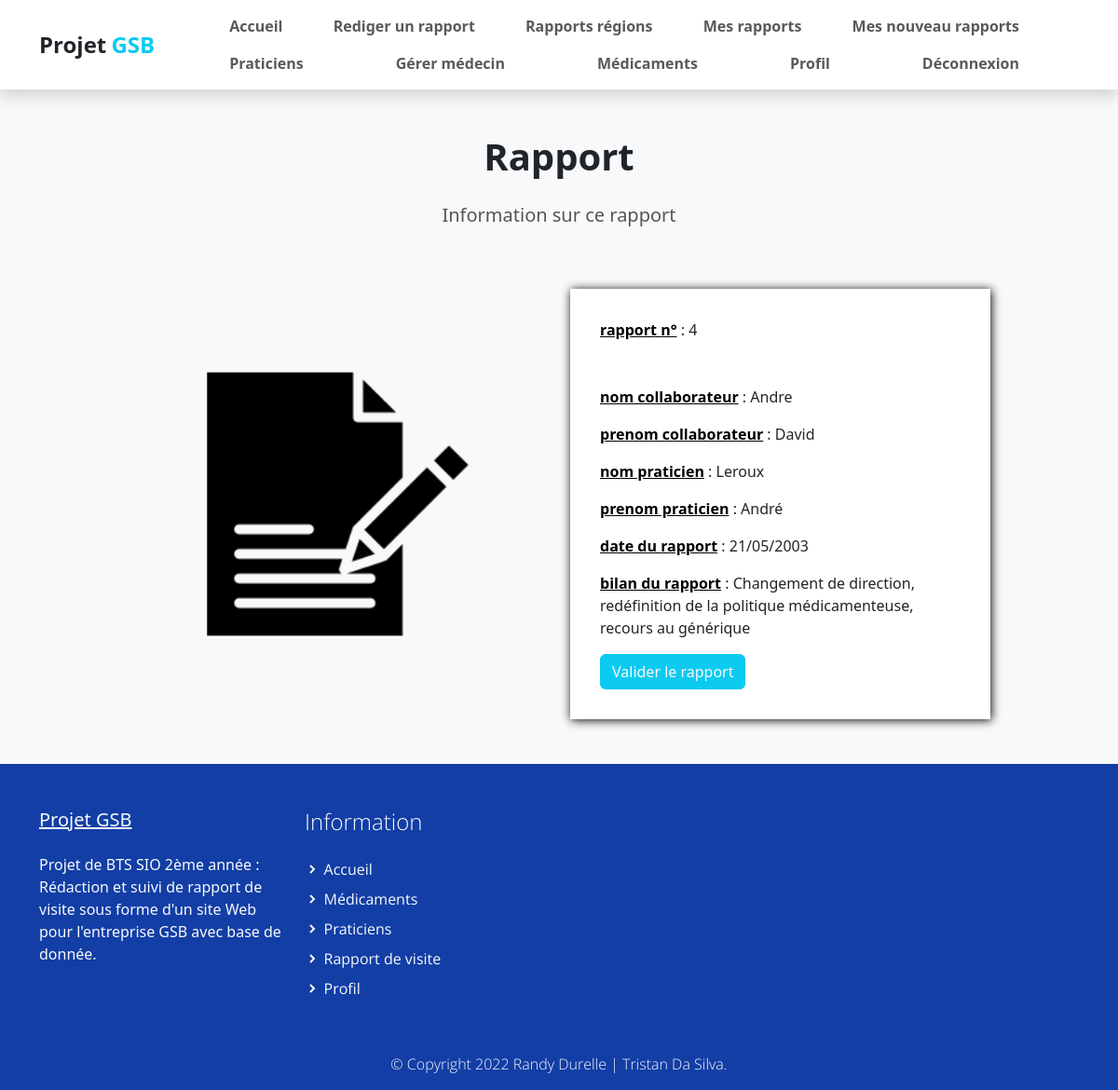
Page /index.php?uc=rapport&action=consulterNouveauxRapportsRegion&id=4 (signed in) on the committed database.
### tables this page shows
CREATE TABLE IF NOT EXISTS `rapport_visite` (
  `COL_MATRICULE` varchar(10) NOT NULL,
  `RAP_NUM` int(11) NOT NULL,
  `PRA_NUM` int(11) NOT NULL,
  `RAP_DATE` datetime DEFAULT NULL,
  `RAP_BILAN` varchar(255) DEFAULT NULL,
  `RAP_MOTIF_AUTRE` varchar(255) DEFAULT NULL,
  `DATE_VISITE` date DEFAULT NULL,
  `ID_ETAT` INT DEFAULT NULL,
  `PRA_NUM_REMPLACANT` int(11) DEFAULT NULL,
  `MOT_CODE` int(11) DEFAULT NULL,
  `MED_DEPOTLEGAL_Presente1` varchar(10) DEFAULT NULL,
  `MED_DEPOTLEGAL_Presente2` varchar(10) DEFAULT NULL,
  `MED_DEPOTLEGAL_Presente3` varchar(10) DEFAULT NULL,
  PRIMARY KEY (`COL_MATRICULE`,`RAP_NUM`),
  KEY `RAPPORT_VISITE_PRATICIEN` (`PRA_NUM`),
  KEY `RAPPORT_VISITE_ETAT` (`ID_ETAT`),
  KEY `RAPPORT_VISITE_PRATICIEN1` (`PRA_NUM_REMPLACANT`),
  KEY `RAPPORT_VISITE_MOTIF_VISITE` (`MOT_CODE`),
  KEY `MED_DEPOTLEGAL_Presente1` (`MED_DEPOTLEGAL_Presente1`),
  KEY `MED_DEPOTLEGAL_Presente2` (`MED_DEPOTLEGAL_Presente2`),
  KEY `MED_DEPOTLEGAL_Presente3` (`MED_DEPOTLEGAL_Presente3`)
);

CREATE TABLE IF NOT EXISTS `collaborateur` (
  `COL_MATRICULE` varchar(10) NOT NULL,
  `COL_NOM` varchar(25) DEFAULT NULL,
  `COL_PRENOM` varchar(50) DEFAULT NULL,
  `COL_ADRESSE` varchar(50) DEFAULT NULL,
  `COL_CP` varchar(5) DEFAULT NULL,
  `COL_VILLE` varchar(30) DEFAULT NULL,
  `COL_DATEEMBAUCHE` datetime DEFAULT NULL,
  `SEC_CODE` varchar(1) DEFAULT NULL,
  `HAB_ID` varchar(5) DEFAULT NULL,
  `REG_CODE` varchar(2) DEFAULT NULL,
  PRIMARY KEY (`COL_MATRICULE`),
  KEY `COLLABORATEUR_HABILITATION0_FK` (`HAB_ID`),
  KEY `COLLABORATEUR_SECTEUR0_FK` (`SEC_CODE`),
  KEY `COLLABORATEUR_REGION0_FK` (`REG_CODE`)
);

CREATE TABLE IF NOT EXISTS `praticien` (
  `PRA_NUM` int(11) NOT NULL,
  `PRA_NOM` varchar(25) DEFAULT NULL,
  `PRA_PRENOM` varchar(30) DEFAULT NULL,
  `PRA_ADRESSE` varchar(50) DEFAULT NULL,
  `PRA_CP` varchar(5) DEFAULT NULL,
  `PRA_VILLE` varchar(25) DEFAULT NULL,
  `PRA_COEFNOTORIETE` float DEFAULT NULL,
  `PRA_COEFCONFIANCE` float DEFAULT NULL,
  `TYP_CODE` varchar(3) DEFAULT NULL,
  PRIMARY KEY (`PRA_NUM`),
  KEY `PRATICIEN_TYPE_PRATICIEN_FK` (`TYP_CODE`)
);

### modele/rapport.modele.inc.php (called while the page is built, shortened)
<?php
    function getInfoRapport($idRapport){
        try{
            $monPdo = connexionPDO();
            $req = 'SELECT c.COL_NOM, c.COL_PRENOM, r.RAP_NUM, p.PRA_NOM, p.PRA_PRENOM, DATE(r.RAP_DATE) as RAP_DATE, r.RAP_BILAN FROM rapport_visite r INNER JOIN collaborateur c ON r.COL_MATRICULE=c.COL_MATRICULE INNER JOIN praticien p ON r.PRA_NUM=p.PRA_NUM WHERE RAP_NUM=' . $idRapport ;
            $res = $monPdo->query($req);
            $result = $res->fetch();
            return $result;
        }
        catch (PDOException $e){
            print "Erreur !: " . $e->getMessage();
            die();
        }
    }
?>

### vues/v_consultationNouveauxRapportsRegion.php (the view)
<section class="bg-light">
    <div class="container">
        <div class="structure-hero pt-lg-5 pt-4">
            <h1 class="titre text-center">Rapport</h1>
            <p class="text text-center">
                Information sur ce rapport
            </p>
        </div>
        <div class="row align-items-center justify-content-center">
            <div class="test col-12 col-sm-8 col-lg-6 col-xl-5 col-xxl-4 py-lg-5">
                <img class="img-fluid w-75" src="assets/img/rapport.png">
            </div>
            <div class="test col-12 col-sm-8 col-lg-6 col-xl-5 col-xxl-4 py-lg-5 py-3">
                <div class="formulaire">
                    <p class="mb-5"><span class="carac">rapport n°</span> : <?php echo $infoRapport['RAP_NUM'] ?></p>
                    <p><span class="carac">nom collaborateur</span> : <?php echo $infoRapport['COL_NOM'] ?></p>
                    <p><span class="carac">prenom collaborateur</span> : <?php echo $infoRapport['COL_PRENOM'] ?></p>
                    <p><span class="carac">nom praticien</span> : <?php echo $infoRapport['PRA_NOM'] ?></p>
                    <p><span class="carac">prenom praticien</span> : <?php echo $infoRapport['PRA_PRENOM'] ?></p>
                    <p><span class="carac">date du rapport</span> : <?php echo date("d/m/Y", strtotime($infoRapport['RAP_DATE'])); ?></p>
                    <p><span class="carac">bilan du rapport</span> : <?php echo $infoRapport['RAP_BILAN'] ?></p>
                    <a class="btn btn-info text-light me-3" href="index.php?uc=accueil">Valider le rapport</a>
                </div>
            </div>
        </div>
</section>

### assets/css/gsb.css (style rules this page uses)
p, a { font-weight: 400; }

### assets/css/custom.css (style rules this page uses)
body, html { height: 100%; margin: 0; padding: 0; }
body { background: #f6f9fe !important; width: 100%; position: relative; display: table; }
.carac { text-decoration: underline; font-weight: 600; color: #000; }
.test { display: flex; flex-direction: column; align-items: center; }
.titre { font-weight: 600; padding-bottom: 1rem; }
.text { font-size: 20; font-weight: 400; color: #555555; }
.formulaire { background-color: white; padding: 2em; box-shadow: 1px 1px 10px black; width: 100%; }
.bg-light { background-color: #f6f9fe; }
.structure-hero { display: flex; flex-direction: column; align-items: center; }

### rows in the picture
rapport_visite: RAP_NUM "4", COL_MATRICULE.COL_NOM "Andre", COL_MATRICULE.COL_PRENOM "David", PRA_NUM.PRA_NOM "Leroux", PRA_NUM.PRA_PRENOM "André", RAP_BILAN "Changement de direction, redéfinition de la politique médicamenteuse, recours au générique"

### other values in the picture
date("d/m/Y", strtotime($infoRapport['RAP_DATE'])) "21/05/2003"
